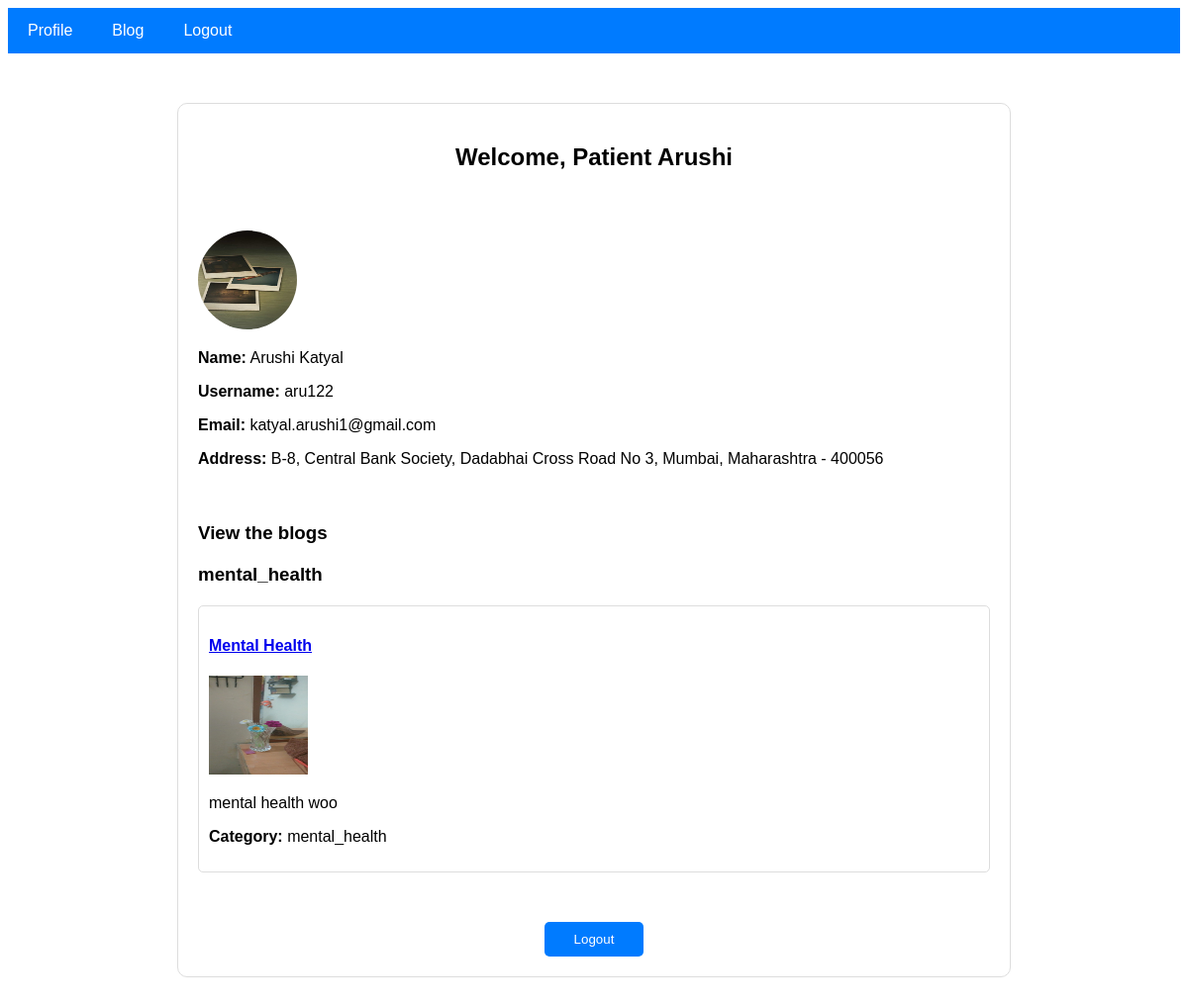
Screenshot of /displaypatdash/ (signed in) with the database file from the repository.
### myapp/models.py (models this page shows, shortened)
class User(models.Model):
    USER_TYPES = (
        ('patient', 'Patient'),
        ('doctor', 'Doctor'),
    )
    fname = models.CharField(max_length=200)
    lname = models.CharField(max_length=200)
    username = models.CharField(max_length = 20,unique=True)
    email = models.EmailField(unique=True)
    password = models.CharField(max_length=128)
    address_line1 = models.CharField(max_length=200)
    city = models.CharField(max_length=30)
    state = models.CharField(max_length=20)
    pincode = models.IntegerField()
    user_type = models.CharField(max_length=8, choices=USER_TYPES)
    profile_picture = models.ImageField(upload_to='profile_pics/', blank=True, null=True)

class BlogPost(models.Model):
    CATEGORY_CHOICES = [
        ('mental_health', 'Mental Health'),
        ('heart_disease', 'Heart Disease'),
        ('covid19', 'Covid19'),
        ('immunization', 'Immunization'),
    ]
    author = models.ForeignKey(User, on_delete=models.CASCADE)
    title = models.CharField(max_length=200)
    image = models.ImageField(upload_to='blog_images/', blank=True, null=True)
    category = models.CharField(max_length=100, choices=CATEGORY_CHOICES)
    summary = models.TextField()
    content = models.TextField()
    is_draft = models.BooleanField(default=False)
    created_at = models.DateTimeField(auto_now_add=True)

### myapp/views.py (the view)
# urls.py: path('displaypatdash/',views.display_patient_dashboard, name="display_patient_dashboard"),
@csrf_exempt
def display_patient_dashboard(request):
    user_id = request.session.get('user_id')
    if not user_id:
        return redirect('login')
    try:
        user = User.objects.get(id=user_id)
        user_data = get_user_data(user)
        blog_posts = BlogPost.objects.filter(is_draft=False).order_by('category')
        serialized_blog_posts = [get_blog_post_data(post) for post in blog_posts]
        context = {
            'user': user_data,
            'blog_posts': serialized_blog_posts
        }
        return render(request, 'patient_dashboard.html', context)
    except User.DoesNotExist:
        return redirect('login')

### myapp/views.py (called while the page is built)
def get_user_data(user):
    profile_picture_url = user.profile_picture.url if user.profile_picture else None
    print(profile_picture_url)
    user_data = {
        'first_name': user.fname,
        'last_name': user.lname,
        'username': user.username,
        'email': user.email,
        'address_line1': user.address_line1,
        'city': user.city,
        'state': user.state,
        'pincode': user.pincode,
        'profile_picture_url': profile_picture_url,
        'user_type': user.user_type,
    }
    return user_data

def get_blog_post_data(blog_post):
    image_url = blog_post.image.url if blog_post.image else None
    blog_post_data = {
        'id': blog_post.id,
        'title': blog_post.title,
        'category': blog_post.category,
        'summary': blog_post.summary,
        'content': blog_post.content,
        'author': blog_post.author.username,
        'image_url': image_url,
        'draft': 'yes' if blog_post.is_draft else 'no'
    }
    return blog_post_data

### templates/patient_dashboard.html (shortened to what this page needs)
<!DOCTYPE html>
<html>
<head>
</head>
<body>
    <div class="navbar">
        <a href="javascript:void(0)" onclick="showSection('profile')">Profile</a>
        <a href="javascript:void(0)" onclick="showSection('blog')">Blog</a>
        <a href="#" onclick="logout()">Logout</a>
    </div>
    <div class="dashboard">
        <div class="welcome-message">
            <h2>Welcome, Patient {{ user.first_name }}</h2>
        </div>
        <div id="profile" class="user-profile active">
            <img src="{{user.profile_picture_url }}" alt="Profile Picture">
            <div class="user-details">
                <p><strong>Name:</strong> {{ user.first_name }} {{ user.last_name }}</p>
                <p><strong>Username:</strong> {{ user.username }}</p>
                <p><strong>Email:</strong> {{ user.email }}</p>
                <p><strong>Address:</strong> {{ user.address_line1 }}, {{ user.city }}, {{ user.state }} - {{ user.pincode }}</p>
            </div>
        </div>
        <div id="blog" class="blog-section">
            <h3>View the blogs</h3>
            <div class="blog-list">
                {% if blog_posts %}
                 {% regroup blog_posts by category as posts_by_category %}
                    {% for category, posts in posts_by_category %}
                        <h3>{{ category }}</h3>
                        <div class="blog-list">
                            {% for post in posts %}
                                <div class="blog-item">
                                    <h4><a href="{% url 'view_blog_post' blog_post_id=post.id %}">{{ post.title }}</a></h4>
                                    <img src="{{ post.image_url }}" alt="Blog Image" style="width: 100px; height: 100px;">
                                    <p>{{ post.summary|truncatewords:15 }}</p>
                                    <p><strong>Category:</strong> {{ post.category }}</p>
                                </div>
                            {% endfor %}
                        </div>
                    {% endfor %}
                {% else %}
                    <p>No blog posts found.</p>
                {% endif %}
            </div>
        </div>
        <button class="logout-btn" onclick="logout()">Logout</button>
    </div>
</body>
</html>

### templates/patient_dashboard.html (style rules this page uses)
body { font-family: Arial, sans-serif; }
.navbar { background-color: #007bff; overflow: hidden; }
.navbar a { float: left; display: block; color: white; text-align: center; padding: 14px 20px; text-decoration: none; }
.dashboard { width: 800px; margin: 50px auto; padding: 20px; border: 1px solid #ddd; border-radius: 10px; display: grid; gap: 20px; }
.welcome-message { text-align: center; margin-bottom: 20px; }
.user-profile, .blog-section { display: none; }
.user-profile img { width: 100px; height: 100px; border-radius: 50%; }
.user-details { font-size: 16px; }
.blog-list { margin-top: 20px; }
.blog-item { border: 1px solid #ddd; padding: 10px; margin-bottom: 10px; border-radius: 5px; }
.logout-btn { padding: 10px; background-color: #007bff; color: white; border: none; border-radius: 5px; cursor: pointer; width: 100px; margin-top: 20px; justify-self: center; }
.active { display: block; }

### rows the page displays
User: first_name "Arushi", last_name "Katyal", username "aru122", email "katyal.arushi1@gmail.com", address_line1 "B-8, Central Bank Society, Dadabhai Cross Road No 3", city "Mumbai", state "Maharashtra"
BlogPost: posts_by_category "mental_health", title "Mental Health", summary "mental health woo", category "mental_health"

### other values shown
{{ user.pincode }} "400056"
